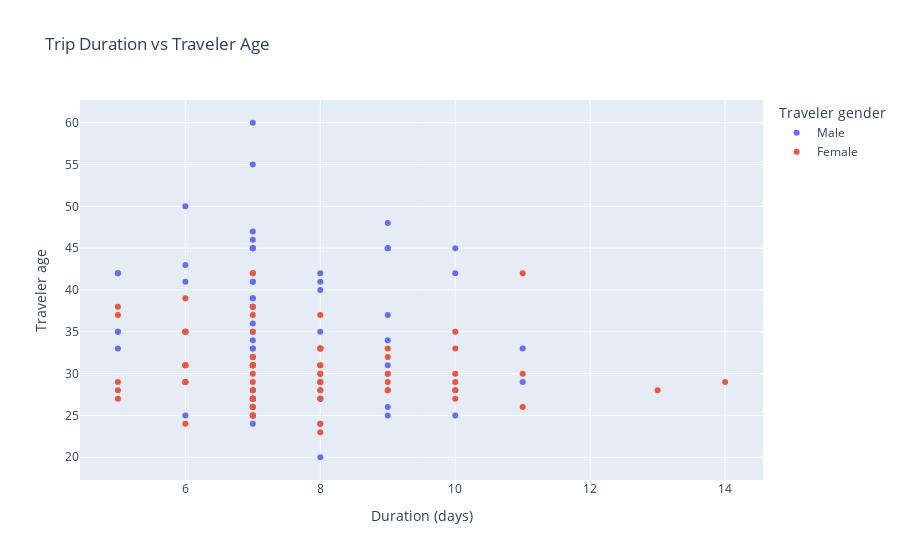

Notebook cell for this chart:
### Code cell
# Create a scatter plot
fig = px.scatter(df, x='Duration (days)', y='Traveler age', color='Traveler gender',
                 title='Trip Duration vs Traveler Age')
fig.show()

### Figure 1 — Plotly figure (JSON) as saved in the notebook; plotly's stock layout.template omitted (floating-point values rounded to 4 significant figures)
{"data": [{"hovertemplate": "Traveler gender=Male<br>Duration (days)=%{x}<br>Traveler age=%{y}<extra></extra>", "legendgroup": "Male", "marker": {"color": "#636efa", "symbol": "circle"}, "mode": "markers", "name": "Male", "orientation": "v", "showlegend": true, "type": "scatter", "x": [7, 7, 5, 7, 7, 7, 9, 7, 10, 10, 7, 8, 9, 7, 9, 8, 10, 8, 7, 7, 7, 7, 7, 10, 9, 8, 8, 7, 7, 6, 7, 6, 6, 8, 7, 9, 7, 7, 6, 9, 11, 7, 11, 5, 9, 6, 8, 7, 7, 5, 5, 9, 7, 7, 5, 7, 7, 8, 8, 8, 6, 9, 7, 9, 7, 7], "xaxis": "x", "y": [35, 45, 42, 25, 39, 36, 48, 32, 28, 45, 32, 40, 34, 45, 25, 20, 42, 27, 33, 45, 55, 41, 24, 25, 30, 35, 27, 26, 28, 43, 27, 25, 41, 29, 46, 31, 38, 60, 35, 45, 29, 26, 33, 35, 45, 50, 42, 33, 41, 35, 42, 26, 45, 27, 33, 47, 38, 41, 24, 28, 35, 45, 42, 37, 34, 39], "yaxis": "y"}, {"hovertemplate": "Traveler gender=Female<br>Duration (days)=%{x}<br>Traveler age=%{y}<extra></extra>", "legendgroup": "Female", "marker": {"color": "#EF553B", "symbol": "circle"}, "mode": "markers", "name": "Female", "orientation": "v", "showlegend": true, "type": "scatter", "x": [5, 14, 7, 10, 7, 7, 8, 7, 9, 6, 5, 7, 6, 8, 8, 13, 9, 7, 6, 7, 7, 8, 7, 7, 6, 8, 7, 7, 7, 8, 8, 8, 6, 9, 7, 6, 8, 8, 7, 7, 7, 7, 7, 10, 11, 6, 8, 11, 10, 9, 5, 7, 8, 6, 9, 8, 5, 7, 5, 9, 11, 10, 10, 10, 8, 7, 6, 7, 6, 7], "xaxis": "x", "y": [28, 29, 26, 33, 31, 27, 29, 26, 30, 35, 27, 29, 24, 31, 30, 28, 33, 37, 31, 38, 25, 28, 30, 27, 29, 31, 31, 27, 28, 23, 29, 33, 35, 29, 31, 39, 33, 37, 35, 42, 25, 27, 32, 28, 42, 31, 24, 30, 27, 28, 37, 31, 27, 29, 28, 30, 38, 31, 29, 32, 26, 29, 35, 30, 33, 28, 31, 27, 29, 25], "yaxis": "y"}], "layout": {"legend": {"title": {"text": "Traveler gender"}, "tracegroupgap": 0}, "title": {"text": "Trip Duration vs Traveler Age"}, "xaxis": {"anchor": "y", "domain": [0, 1], "title": {"text": "Duration (days)"}}, "yaxis": {"anchor": "x", "domain": [0, 1], "title": {"text": "Traveler age"}}}}
